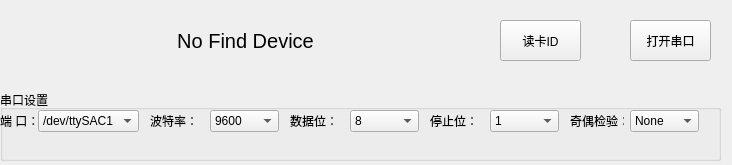
<?xml version="1.0" encoding="UTF-8"?>
<ui version="4.0">
 <class>SerialRfid</class>
 <widget class="QMainWindow" name="SerialRfid">
  <property name="geometry">
   <rect>
    <x>0</x>
    <y>0</y>
    <width>732</width>
    <height>165</height>
   </rect>
  </property>
  <property name="windowTitle">
   <string>SerialRfid</string>
  </property>
  <widget class="QWidget" name="centralWidget">
   <widget class="QPushButton" name="getCardId">
    <property name="geometry">
     <rect>
      <x>500</x>
      <y>20</y>
      <width>81</width>
      <height>41</height>
     </rect>
    </property>
    <property name="text">
     <string>读卡ID</string>
    </property>
   </widget>
   <widget class="QLabel" name="cardIdlabel">
    <property name="geometry">
     <rect>
      <x>0</x>
      <y>20</y>
      <width>491</width>
      <height>41</height>
     </rect>
    </property>
    <property name="font">
     <font>
      <pointsize>15</pointsize>
     </font>
    </property>
    <property name="text">
     <string>No Find Device</string>
    </property>
    <property name="alignment">
     <set>Qt::AlignCenter</set>
    </property>
   </widget>
   <widget class="QGroupBox" name="groupBox">
    <property name="geometry">
     <rect>
      <x>0</x>
      <y>90</y>
      <width>721</width>
      <height>71</height>
     </rect>
    </property>
    <property name="title">
     <string>串口设置</string>
    </property>
    <widget class="QLabel" name="label">
     <property name="geometry">
      <rect>
       <x>150</x>
       <y>20</y>
       <width>54</width>
       <height>21</height>
      </rect>
     </property>
     <property name="text">
      <string>波特率：</string>
     </property>
    </widget>
    <widget class="QComboBox" name="baudRateComboBox">
     <property name="geometry">
      <rect>
       <x>210</x>
       <y>20</y>
       <width>69</width>
       <height>22</height>
      </rect>
     </property>
     <item>
      <property name="text">
       <string>9600</string>
      </property>
     </item>
    </widget>
    <widget class="QLabel" name="label_2">
     <property name="geometry">
      <rect>
       <x>0</x>
       <y>20</y>
       <width>54</width>
       <height>21</height>
      </rect>
     </property>
     <property name="text">
      <string>端 口：</string>
     </property>
    </widget>
    <widget class="QComboBox" name="portComboBox">
     <property name="geometry">
      <rect>
       <x>38</x>
       <y>20</y>
       <width>101</width>
       <height>22</height>
      </rect>
     </property>
     <item>
      <property name="text">
       <string>/dev/ttySAC1</string>
      </property>
     </item>
    </widget>
    <widget class="QLabel" name="label_3">
     <property name="geometry">
      <rect>
       <x>290</x>
       <y>20</y>
       <width>54</width>
       <height>21</height>
      </rect>
     </property>
     <property name="text">
      <string>数据位：</string>
     </property>
    </widget>
    <widget class="QComboBox" name="dataBitsComboBox">
     <property name="geometry">
      <rect>
       <x>350</x>
       <y>20</y>
       <width>69</width>
       <height>22</height>
      </rect>
     </property>
     <item>
      <property name="text">
       <string>8</string>
      </property>
     </item>
    </widget>
    <widget class="QLabel" name="label_4">
     <property name="geometry">
      <rect>
       <x>430</x>
       <y>20</y>
       <width>54</width>
       <height>21</height>
      </rect>
     </property>
     <property name="text">
      <string>停止位：</string>
     </property>
    </widget>
    <widget class="QComboBox" name="stopBitsComboBox">
     <property name="geometry">
      <rect>
       <x>490</x>
       <y>20</y>
       <width>69</width>
       <height>22</height>
      </rect>
     </property>
     <item>
      <property name="text">
       <string>1</string>
      </property>
     </item>
    </widget>
    <widget class="QLabel" name="label_5">
     <property name="geometry">
      <rect>
       <x>570</x>
       <y>20</y>
       <width>54</width>
       <height>21</height>
      </rect>
     </property>
     <property name="text">
      <string>奇偶检验：</string>
     </property>
    </widget>
    <widget class="QComboBox" name="parityComboBox">
     <property name="geometry">
      <rect>
       <x>630</x>
       <y>20</y>
       <width>69</width>
       <height>22</height>
      </rect>
     </property>
     <item>
      <property name="text">
       <string>None</string>
      </property>
     </item>
    </widget>
   </widget>
   <widget class="QPushButton" name="openBtn">
    <property name="geometry">
     <rect>
      <x>630</x>
      <y>20</y>
      <width>81</width>
      <height>41</height>
     </rect>
    </property>
    <property name="text">
     <string>打开串口</string>
    </property>
   </widget>
  </widget>
 </widget>
 <layoutdefault spacing="6" margin="11"/>
 <resources/>
 <connections/>
</ui>
